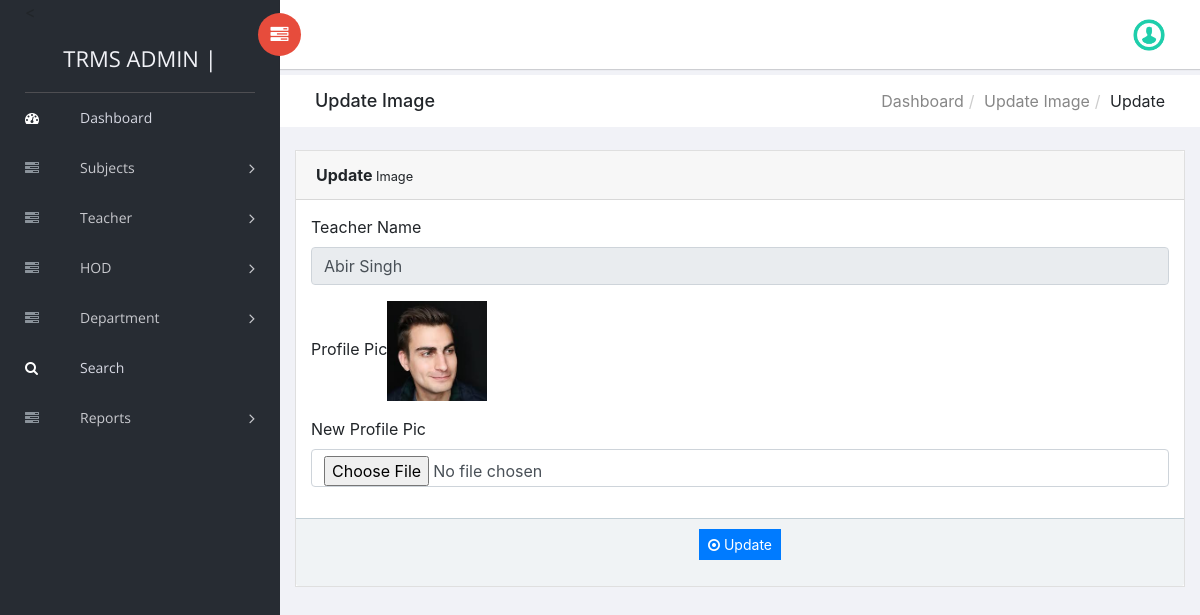
The app's page /trms/admin/changeimage.php?editid=1 (signed in) with its own data.
### tables this page shows
CREATE TABLE `tblteacher` (
  `ID` int(10) AUTO_INCREMENT PRIMARY KEY,
  `Name` varchar(120) DEFAULT NULL,
  `Picture` varchar(200) NOT NULL,
  `Email` varchar(120) DEFAULT NULL,
  `MobileNumber` bigint(10) DEFAULT NULL,
  `Qualifications` varchar(120) DEFAULT NULL,
  `Address` varchar(200) DEFAULT NULL,
  `TeacherSub` varchar(120) DEFAULT NULL,
  `JoiningDate` varchar(120) DEFAULT NULL,
  `RegDate` timestamp NOT NULL DEFAULT current_timestamp(),
  `UserName` varchar(64) NOT NULL,
  `Password` varchar(32) NOT NULL,
  `DeptId` int(10) DEFAULT NULL REFERENCES tbldepartment(ID)
);

### trms/admin/changeimage.php (the view, shortened to what this page needs)
<?php
include('includes/dbconnection.php');
if (strlen($_SESSION['trmsaid']==0)) {
  header('location:logout.php');
  } else{
  ?>
<!doctype html>
<html class="no-js" lang="en">
<head>
    <link rel="stylesheet" href="vendors/bootstrap/dist/css/bootstrap.min.css">
    <link rel="stylesheet" href="vendors/font-awesome/css/font-awesome.min.css">
    <link rel="stylesheet" href="vendors/themify-icons/css/themify-icons.css">
    <link rel="stylesheet" href="vendors/flag-icon-css/css/flag-icon.min.css">
    <link rel="stylesheet" href="vendors/selectFX/css/cs-skin-elastic.css">
    <link rel="stylesheet" href="assets/css/style.css">
</head>
<body>
    <?php include_once('includes/sidebar.php');?>
    <div id="right-panel" class="right-panel">
        <?php include_once('includes/header.php');?>
        <div class="breadcrumbs">
            <div class="col-sm-4">
                <div class="page-header float-left">
                    <div class="page-title">
                        <h1>Update Image</h1>
                    </div>
                </div>
            </div>
            <div class="col-sm-8">
                <div class="page-header float-right">
                    <div class="page-title">
                        <ol class="breadcrumb text-right">
                            <li><a href="dashboard.php">Dashboard</a></li>
                            <li><a href="manage-teacher.php">Update Image</a></li>
                            <li class="active">Update</li>
                        </ol>
                    </div>
                </div>
            </div>
        </div>
        <div class="content mt-3">
            <div class="animated fadeIn">
                <div class="row">
                    <div class="col-lg-6">
                    </div>
                    <div class="col-lg-12">
                        <div class="card">
                            <div class="card-header"><strong>Update</strong><small> Image</small></div>
                            <form name="" method="post" action="" enctype="multipart/form-data">
                            <div class="card-body card-block">
 <?php
$eid=$_GET['editid'];
$sql="SELECT * from  tblteacher where ID=$eid";
$query = $dbh -> prepare($sql);
$query->execute();
$results=$query->fetchAll(PDO::FETCH_OBJ);
$cnt=1;
if($query->rowCount() > 0)
{
foreach($results as $row)
{               ?>
                                <div class="form-group"><label for="company" class=" form-control-label">Teacher Name</label><input type="text" name="subjects" value="<?php  echo $row->Name;?>" class="form-control" id="subjects" readonly='true'></div>
                                <div class="form-group"><label for="company" class=" form-control-label">Profile Pic</label><img src="images/<?php echo $row->Picture;?>" width="100" height="100" value="<?php  echo $row->Picture;?>"></div>
                                <div class="form-group"><label for="company" class=" form-control-label">New Profile Pic</label><input type="file" name="newpic" value="" class="form-control" id="newpic" required='true'></div>
                                                    </div>
                                                   <?php $cnt=$cnt+1;}} ?>
                                                     <div class="card-footer">
                                                       <p style="text-align: center;"><button type="submit" class="btn btn-primary btn-sm" name="submit" id="submit">
                                                            <i class="fa fa-dot-circle-o"></i> Update
                                                        </button></p>
                                                    </div>
                                                </div>
                                            </div>
                                            </div>
                                        </div>
                                    </div>
                                </div>
</body>
</html>
<?php }  ?>

### records on screen
tblteacher: subjects "Abir Singh", Picture (picture)
